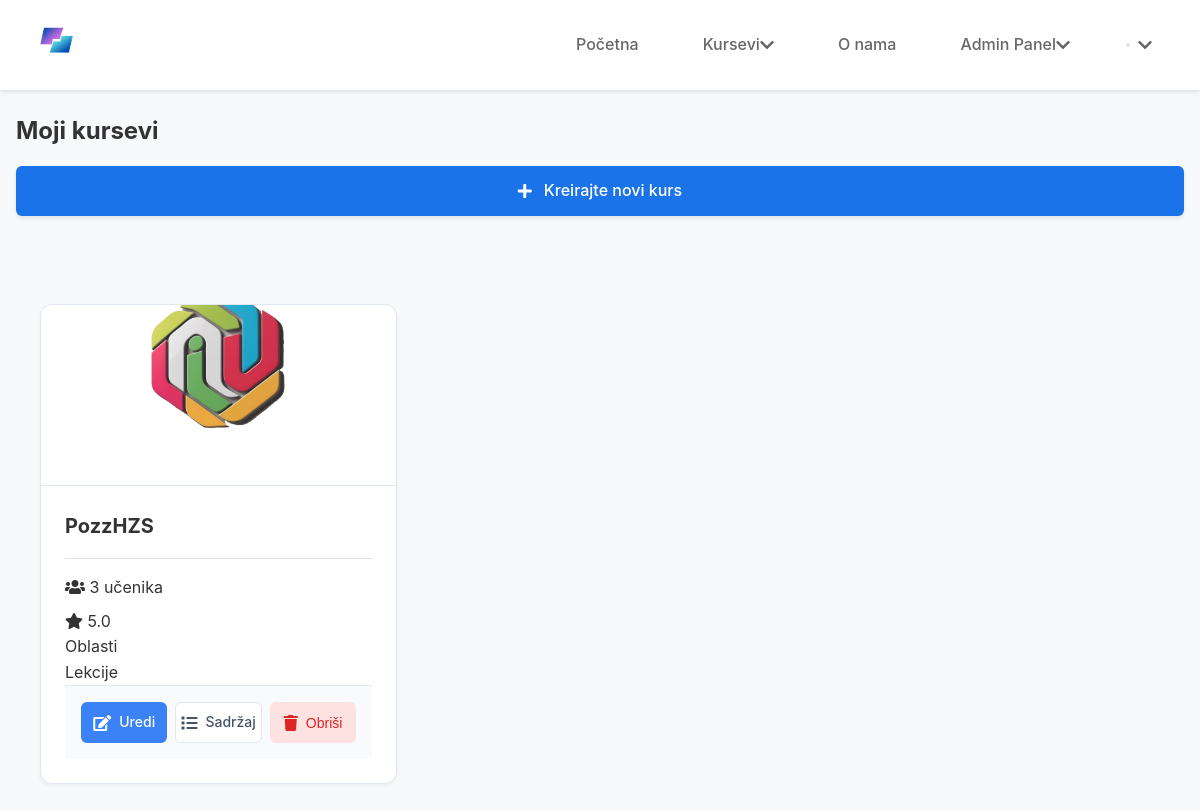
The page /custom-admin/courses/ (signed in) on the database its author committed.
### myapp/models.py (models this page shows, shortened)
class Course(models.Model):
    LANGUAGE_CHOICES = [
        ('en', 'Engleski'),
        ('sr', 'Srpski'),
        ('de', 'Nemački'),
        ('fr', 'Francuski'),
        ('es', 'Španski')
    ]
    STATUS_CHOICES = [
        ('draft', 'Draft'),
        ('published', 'Published')
    ]
    title = models.CharField(max_length=200)
    slug = models.SlugField(unique=True)
    description = models.TextField()
    topic = models.ForeignKey(Topic, on_delete=models.CASCADE)
    instructor = models.ForeignKey(User, on_delete=models.CASCADE)
    created_at = models.DateTimeField(auto_now_add=True)
    updated_at = models.DateTimeField(auto_now=True)
    language = models.CharField(max_length=2, choices=LANGUAGE_CHOICES, default='en')
    status = models.CharField(max_length=10, choices=STATUS_CHOICES, default='draft')
    is_free = models.BooleanField(default=False)
    price = models.DecimalField(max_digits=10, decimal_places=2, default=0.00)
    image = models.ImageField(upload_to='course_images/')
    enrolled_students = models.ManyToManyField(User, through='CourseEnrollment', related_name='enrolled_courses')
    is_featured = models.BooleanField(default=False)

### myapp/views.py (the view)
# urls.py: path('custom-admin/courses/', views.admin_courses, name='admin_courses'),
@user_passes_test(lambda u: u.is_staff)
def admin_courses(request):
    courses = Course.objects.filter(
        instructor=request.user
    ).select_related('topic').annotate(
        rating_average=Avg('reviews__rating'),
        rating_count=Count('reviews'),
        student_count=Count('enrolled_students'),
        section_count=Count('coursesection')
    ).order_by('-created_at')
    context = {
        'courses': courses,
    }
    return render(request, 'dashboard/courses.html', context)

### myapp/templates/dashboard/courses.html (shortened to what this page needs)
{% extends "base.html" %}
{% block content %}
<div class="dashboard-container">
    <div class="dashboard-header">
        <h2>Moji kursevi</h2>
        <a href="{% url 'admin_course_create' %}" class="create-course-btn">
            <i class="fas fa-plus"></i>Kreirajte novi kurs
        </a>
    </div>
    {% if courses %}
    <div class="courses-grid">
        {% for course in courses %}
        <div class="course-card">
            <div class="course-image">
                {% if course.image %}
                    <img src="{{ course.image.url }}" alt="{{ course.title }}">
                {% else %}
                    <div class="placeholder-image">
                        <i class="fas fa-book"></i>
                    </div>
                {% endif %}
            </div>
            <div class="course-info">
                <h3>{{ course.title }}</h3>
                <div class="course-meta">
                    <span><i class="fas fa-users"></i> {{ course.enrolled_students.count }} učenika</span>
                    <span><i class="fas fa-star"></i> {{ course.rating_average|default:"No ratings"|floatformat:1 }}</span>
                </div>
                <div class="course-stats">
                    <div class="stat">
                        <span class="label">Oblasti</span>
                    </div>
                    <div class="stat">
                        <span class="label">Lekcije</span>
                    </div>
                </div>
                <div class="course-actions">
                    <a href="{% url 'admin_course_edit' course.slug %}" class="btn-edit">
                        <i class="fas fa-edit"></i> Uredi
                    </a>
                    <a href="{% url 'admin_course_content' course.slug %}" class="btn-content">
                        <i class="fas fa-list"></i> Sadržaj
                    </a>
                    <button class="btn-delete" onclick="deleteCourse('{{ course.slug }}')">
                        <i class="fas fa-trash"></i> Obriši
                    </button>
                </div>
            </div>
        </div>
        {% endfor %}
    </div>
    {% else %}
    <div class="no-courses">
        <i class="fas fa-book"></i>
        <p>Ni jedan kurs nije dodat.</p>
        <a href="{% url 'admin_course_create' %}" class="btn-primary">Kreirajte prvi kurs</a>
    </div>
    {% endif %}
</div>
{% endblock %}

### myapp/static/css/base.css (style rules this page uses)
*, *::before, *::after { margin: 0; padding: 0; box-sizing: border-box; }
:root { --primary-color: #1a73e8; --secondary-color: #8534a8; --text-primary: #333; --text-secondary: #666; --background-light: #f8f9fa; --background-dark: #212529; --border-color: #dee2e6; --shadow-sm: 0 2px 4px rgba(0,0,0,0.1); --shadow-md: 0 4px 6px rgba(0,0,0,0.1); --transition: all 0.3s ease; }
body { font-family: 'Inter', -apple-system, BlinkMacSystemFont, sans-serif; line-height: 1.6; color: var(--text-primary); background: var(--background-light); margin-top: 80px; }

### myapp/static/css/index.css (style rules this page uses)
.courses-grid { display: grid; grid-template-columns: repeat(auto-fill, minmax(300px, 1fr)); gap: 2rem; padding: 0 1rem; }
.course-card { background: white; border-radius: 8px; overflow: hidden; box-shadow: var(--shadow-sm); transition: var(--transition); position: relative; }
.course-image { position: relative; height: 200px; overflow: hidden; }
.course-image img { width: 100%; height: 100%; object-fit: cover; }
.course-meta { display: flex; flex-direction: column; gap: 0.5rem; padding-top: 1rem; border-top: 1px solid var(--border-color); }
.course-card { position: relative; }
.course-meta *, .course-topic, .course-actions * { position: relative; z-index: 2; }

### myapp/static/css/course_detail.css (style rules this page uses)
.btn-delete { background: #dc3545; color: white; border: none; padding: 0.5rem 1rem; border-radius: 4px; cursor: pointer; font-size: 0.875rem; transition: background 0.2s; }
.btn-delete { display: inline-flex; align-items: center; gap: 0.5rem; background: transparent; color: #dc3545; border: 1px solid #dc3545; padding: 0.5rem 1rem; border-radius: 4px; cursor: pointer; font-size: 0.875rem; transition: all 0.2s ease; }
.btn-delete i { font-size: 0.875rem; }

### myapp/static/css/dashboard.css (style rules this page uses)
.courses-grid { display: grid; grid-template-columns: repeat(auto-fill, minmax(280px, 1fr)); gap: 1.5rem; padding: 1.5rem; }
.course-card { position: relative; background: white; border-radius: 12px; overflow: hidden; box-shadow: 0 2px 4px rgba(0, 0, 0, 0.05); transition: all 0.2s ease; border: 1px solid #e2e8f0; display: flex; flex-direction: column; height: 100%; }
.course-image { width: 100%; height: 180px; object-fit: cover; }
.course-info { margin-top: auto; padding-top: 1rem; border-top: 1px solid #e2e8f0; }
.course-actions { display: grid; grid-template-columns: repeat(3, 1fr); gap: 0.5rem; padding: 1rem; background: #f8fafc; border-top: 1px solid #e2e8f0; width: 100%; box-sizing: border-box; }
.btn-edit, .btn-content, .btn-delete { padding: 0.5rem; border-radius: 6px; font-weight: 500; font-size: 0.875rem; text-align: center; transition: all 0.2s ease; white-space: nowrap; cursor: pointer; text-decoration: none; display: inline-flex; align-items: center; justify-content: center; gap: 0.5rem; min-width: 0; overflow: hidden; text-overflow: ellipsis; }
.btn-edit i, .btn-content i, .btn-delete i { font-size: 1rem; }
.btn-edit { background: #3b82f6; color: white; border: none; }
.btn-content { background: white; color: #475569; border: 1px solid #e2e8f0; }
.btn-delete { background: #fee2e2; color: #dc2626; border: none; }
.create-course-btn { display: flex; align-items: center; justify-content: center; gap: 0.75rem; width: 100%; padding: 0.75rem; margin-bottom: 2rem; background: #1A73E8; color: white; border: none; border-radius: 6px; font-size: 1rem; font-weight: 500; text-decoration: none; transition: all 0.2s ease; box-shadow: var(--shadow-sm); }
.create-course-btn i { font-size: 1rem; }
.dashboard-container { max-width: 1400px; margin: 2rem auto; padding: 2rem 1rem; }
.dashboard-header { display: flex; justify-content: space-between; align-items: center; margin-bottom: 2rem; flex-wrap: wrap; gap: 1rem; }

### myapp/static/css/profile.css (style rules this page uses)
.course-image { height: 180px; overflow: hidden; }
.course-image img { width: 100%; height: 100%; object-fit: cover; }
.course-info { padding: 1.5rem; }
.course-info h3 { margin: 0 0 1rem 0; font-size: 1.25rem; color: var(--text-primary); }

### rows shown on the page
Course: image (picture), title "PozzHZS", enrolled_students.count "3", rating_average "5.0"
